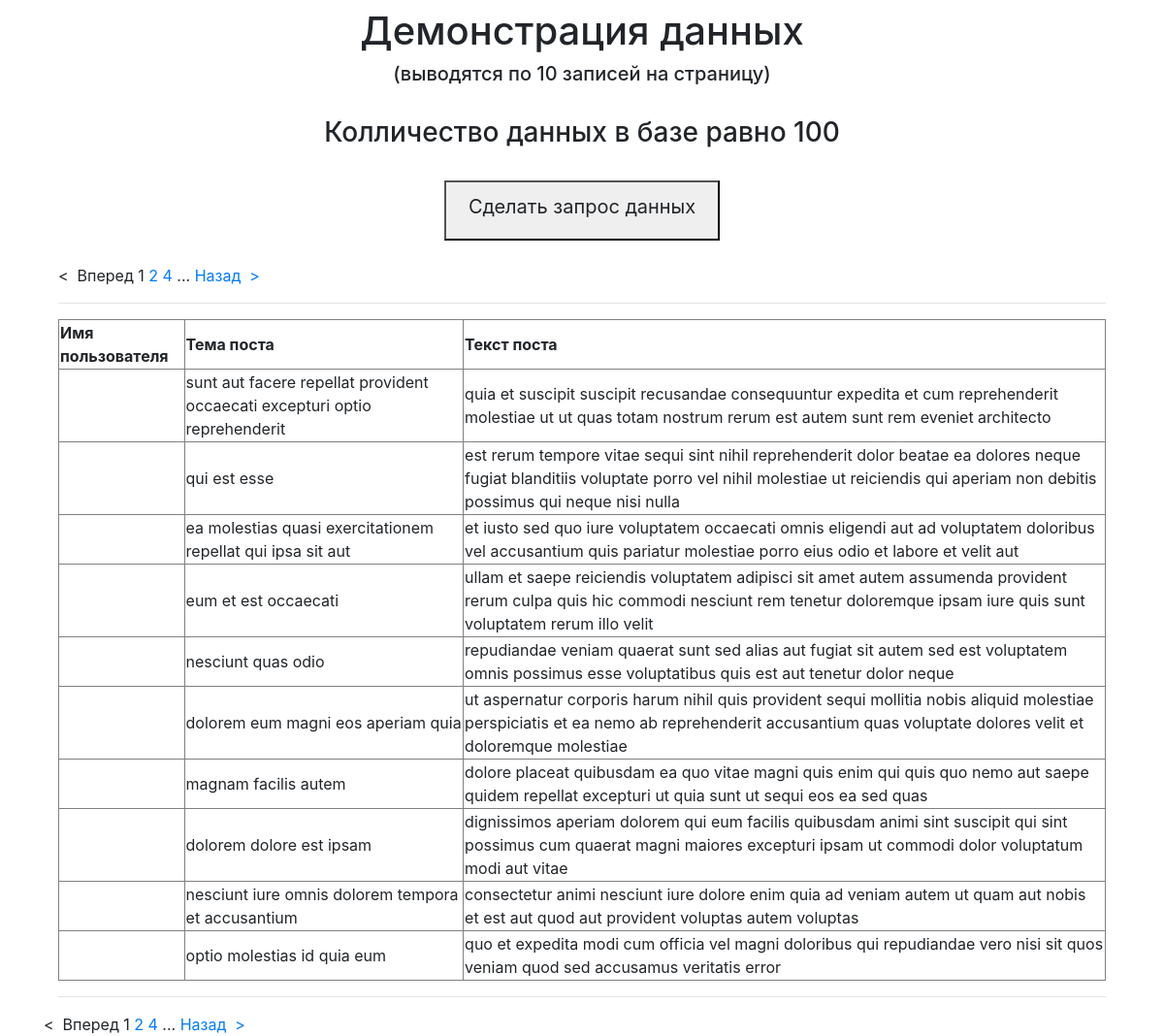
/, run on an earlier commit of the app's database.
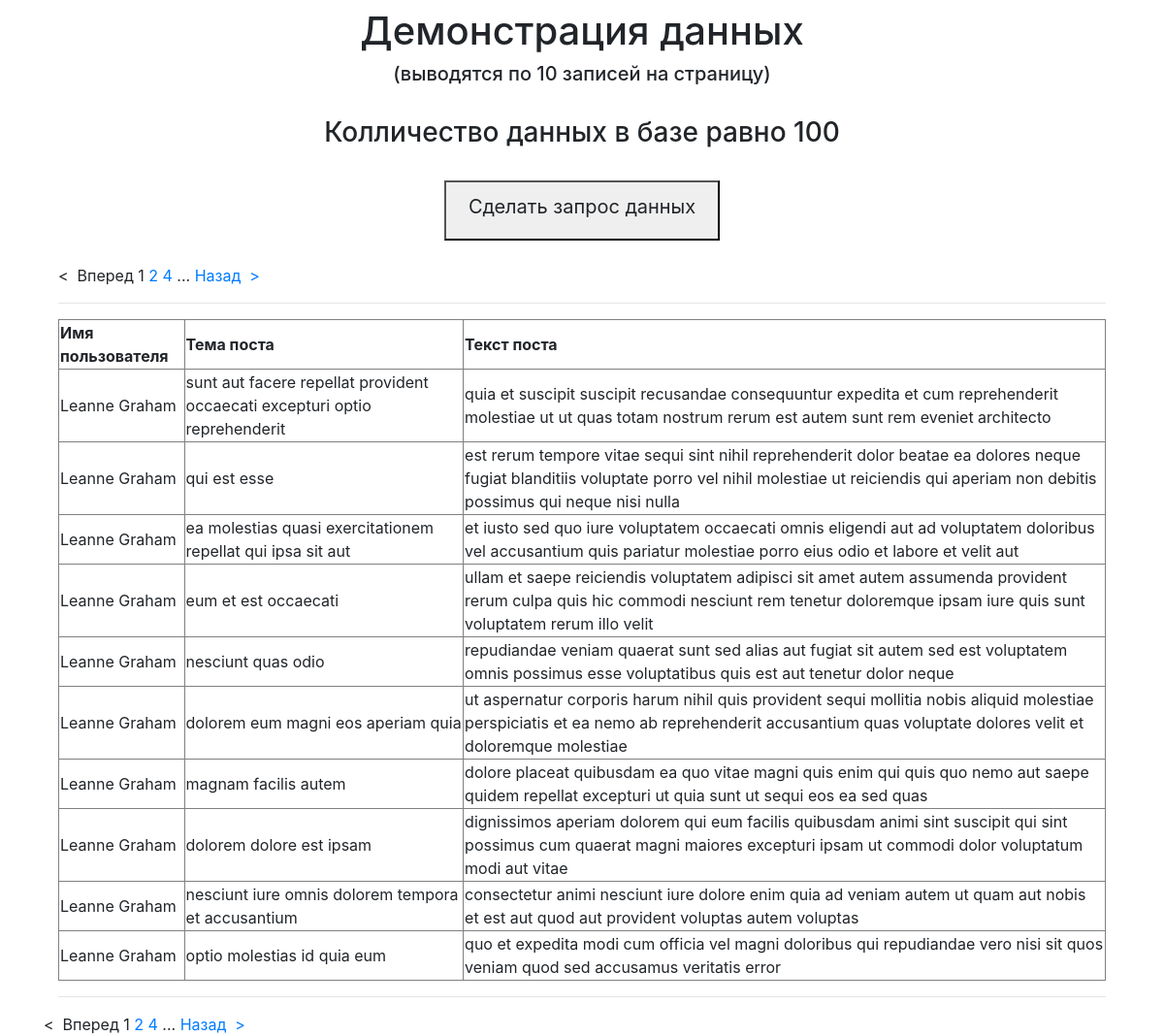
And on a later commit of the database.
### taks/models.py (models this page shows, shortened)
class downloader(models.Model):
    id = models.IntegerField(primary_key=True)
    name = models.ForeignKey(User, on_delete=models.CASCADE)
    topic = models.TextField(blank=True, null=True, default=None)
    text = models.TextField(blank=True, null=True, default=None)

class User(AbstractUser):
    name = models.TextField(max_length=50)
    address = models.JSONField(blank=True, null=True, default=None)
    phone = models.TextField()
    website = models.URLField()
    company = models.JSONField(blank=True, null=True, default=None)
    def __str__(self):
        return self.name

### taks/views.py (the view)
# urls.py: path('', views.index, name='index'),
def index(request):
    jsonData_list = downloader.objects.order_by('id').all()
    count_list = downloader.objects.all().count()
    paginator = Paginator(jsonData_list, 10)  # показывать по 10 записей на странице.
    page_number = request.GET.get('page')  # переменная в URL с номером запрошенной страницы
    page = paginator.get_page(page_number)  # получить записи с нужным смещением
    return render(
        request,
        'index.html',
        {
            'page': page,
            'paginator': paginator,
            'count_list': count_list
        }
    )

### templates/index.html (shortened to what this page needs)
{% extends "base.html" %}
{% block content %}
<div class="container">
           <h1 style="text-align: center"> Демонстрация данных</h1>
    <h5 style="text-align: center">(выводятся по 10 записей на страницу)</h5>
            <br>
            <h3 style="text-align: center"> Колличество данных в базе равно {{count_list}}</h3>
            <br>
                <div style="display: flex; justify-content: center;">
                <button style="align-content: center"><h2><a href="{% url 'download' %}" class='btn btn-lg'>Сделать запрос данных </a></h2></button>
                </div>
    <br>
    {% if page.has_other_pages %}
            {% include "paginator.html" with items=page paginator=paginator %}
        {% endif %} <hr>
                <table border="1">
                     <tr>
                            <th>Имя пользователя</th>
                            <th>Тема поста</th>
                            <th>Текст поста</th>
                    </tr>
                        {% for post in page %}
                    <tr>
                            <td>{{ post.name }}</td>
                            <td>{{ post.topic }}</td>
                            <td>{{ post.text}}</td>
                    </tr>
                        {% endfor %}
                </table> <hr>
</div>
        {% if page.has_other_pages %}
            {% include "paginator.html" with items=page paginator=paginator %}
        {% endif %}
{% endblock %}

### templates/base.html (shortened to what this page needs)
<!doctype html>
<html>
<head>
    {% load static %}
    <link rel="stylesheet" href="{% static 'bootstrap/dist/css/bootstrap.min.css' %}">
</head>
<body>
    <main>
        <div class="container">
            {% block content %}{% endblock %}
        </div>
    </main>
</body>
</html>

### templates/paginator.html (shortened to what this page needs)
<div class="page-item">
    {% if items.has_previous %}
    <a href="?page={{ items.previous_page_number }}">&lt;&nbsp; Вперед</a>
    {% else %}
    <span>&lt;&nbsp; Вперед</span>
    {% endif %}
    <span>{{ items.number }}</span>
    {% if items.number|add:'1' <= paginator.num_pages %}
    <a href="?page={{ items.number|add:'1' }}">
        {{ items.number|add:'1' }}
    </a>
    {% endif %}
    {% if items.number|add:'3' <= paginator.num_pages %}
    <a href="?page={{ items.number|add:'3' }}">
        {{ items.number|add:'3' }}
    </a>
    {% endif %}
    {% if items.number|add:'4' <= paginator.num_pages %}
    <span class="ellipsis">...</span>
    {% endif %}
    {% if items.has_next %}
    <a href="?page={{ items.next_page_number }">
        Назад &nbsp;&gt;</a>
    {% else %}
    <span>Назад &nbsp;&gt;</span>
    {% endif %}
</div>

What changed in the data, as far as the page shows it:
removed downloader: topic "sunt aut facere repellat provident occaecati excepturi optio reprehenderit", text "quia et suscipit suscipit recusandae consequuntur expedita et cum reprehenderit molestiae ut ut quas totam nostrum rerum est autem sunt rem eveniet architecto"
removed downloader: topic "qui est esse", text "est rerum tempore vitae sequi sint nihil reprehenderit dolor beatae ea dolores neque fugiat blanditiis voluptate porro vel nihil molestiae ut reiciendis qui aperiam non debitis possimus qui neque nisi nulla"
removed downloader: topic "ea molestias quasi exercitationem repellat qui ipsa sit aut", text "et iusto sed quo iure voluptatem occaecati omnis eligendi aut ad voluptatem doloribus vel accusantium quis pariatur molestiae porro eius odio et labore et velit aut"
removed downloader: topic "eum et est occaecati", text "ullam et saepe reiciendis voluptatem adipisci sit amet autem assumenda provident rerum culpa quis hic commodi nesciunt rem tenetur doloremque ipsam iure quis sunt voluptatem rerum illo velit"
removed downloader: topic "nesciunt quas odio", text "repudiandae veniam quaerat sunt sed alias aut fugiat sit autem sed est voluptatem omnis possimus esse voluptatibus quis est aut tenetur dolor neque"
removed downloader: topic "dolorem eum magni eos aperiam quia", text "ut aspernatur corporis harum nihil quis provident sequi mollitia nobis aliquid molestiae perspiciatis et ea nemo ab reprehenderit accusantium quas voluptate dolores velit et doloremque molestiae"
removed downloader: topic "magnam facilis autem", text "dolore placeat quibusdam ea quo vitae magni quis enim qui quis quo nemo aut saepe quidem repellat excepturi ut quia sunt ut sequi eos ea sed quas"
removed downloader: topic "dolorem dolore est ipsam", text "dignissimos aperiam dolorem qui eum facilis quibusdam animi sint suscipit qui sint possimus cum quaerat magni maiores excepturi ipsam ut commodi dolor voluptatum modi aut vitae"
removed downloader: topic "nesciunt iure omnis dolorem tempora et accusantium", text "consectetur animi nesciunt iure dolore enim quia ad veniam autem ut quam aut nobis et est aut quod aut provident voluptas autem voluptas"
removed downloader: topic "optio molestias id quia eum", text "quo et expedita modi cum officia vel magni doloribus qui repudiandae vero nisi sit quos veniam quod sed accusamus veritatis error"
added downloader: name "Leanne Graham", topic "sunt aut facere repellat provident occaecati excepturi optio reprehenderit", text "quia et suscipit suscipit recusandae consequuntur expedita et cum reprehenderit molestiae ut ut quas totam nostrum rerum est autem sunt rem eveniet architecto"
added downloader: name "Leanne Graham", topic "qui est esse", text "est rerum tempore vitae sequi sint nihil reprehenderit dolor beatae ea dolores neque fugiat blanditiis voluptate porro vel nihil molestiae ut reiciendis qui aperiam non debitis possimus qui neque nisi nulla"
added downloader: name "Leanne Graham", topic "ea molestias quasi exercitationem repellat qui ipsa sit aut", text "et iusto sed quo iure voluptatem occaecati omnis eligendi aut ad voluptatem doloribus vel accusantium quis pariatur molestiae porro eius odio et labore et velit aut"
added downloader: name "Leanne Graham", topic "eum et est occaecati", text "ullam et saepe reiciendis voluptatem adipisci sit amet autem assumenda provident rerum culpa quis hic commodi nesciunt rem tenetur doloremque ipsam iure quis sunt voluptatem rerum illo velit"
added downloader: name "Leanne Graham", topic "nesciunt quas odio", text "repudiandae veniam quaerat sunt sed alias aut fugiat sit autem sed est voluptatem omnis possimus esse voluptatibus quis est aut tenetur dolor neque"
added downloader: name "Leanne Graham", topic "dolorem eum magni eos aperiam quia", text "ut aspernatur corporis harum nihil quis provident sequi mollitia nobis aliquid molestiae perspiciatis et ea nemo ab reprehenderit accusantium quas voluptate dolores velit et doloremque molestiae"
added downloader: name "Leanne Graham", topic "magnam facilis autem", text "dolore placeat quibusdam ea quo vitae magni quis enim qui quis quo nemo aut saepe quidem repellat excepturi ut quia sunt ut sequi eos ea sed quas"
added downloader: name "Leanne Graham", topic "dolorem dolore est ipsam", text "dignissimos aperiam dolorem qui eum facilis quibusdam animi sint suscipit qui sint possimus cum quaerat magni maiores excepturi ipsam ut commodi dolor voluptatum modi aut vitae"
added downloader: name "Leanne Graham", topic "nesciunt iure omnis dolorem tempora et accusantium", text "consectetur animi nesciunt iure dolore enim quia ad veniam autem ut quam aut nobis et est aut quod aut provident voluptas autem voluptas"
added downloader: name "Leanne Graham", topic "optio molestias id quia eum", text "quo et expedita modi cum officia vel magni doloribus qui repudiandae vero nisi sit quos veniam quod sed accusamus veritatis error"
